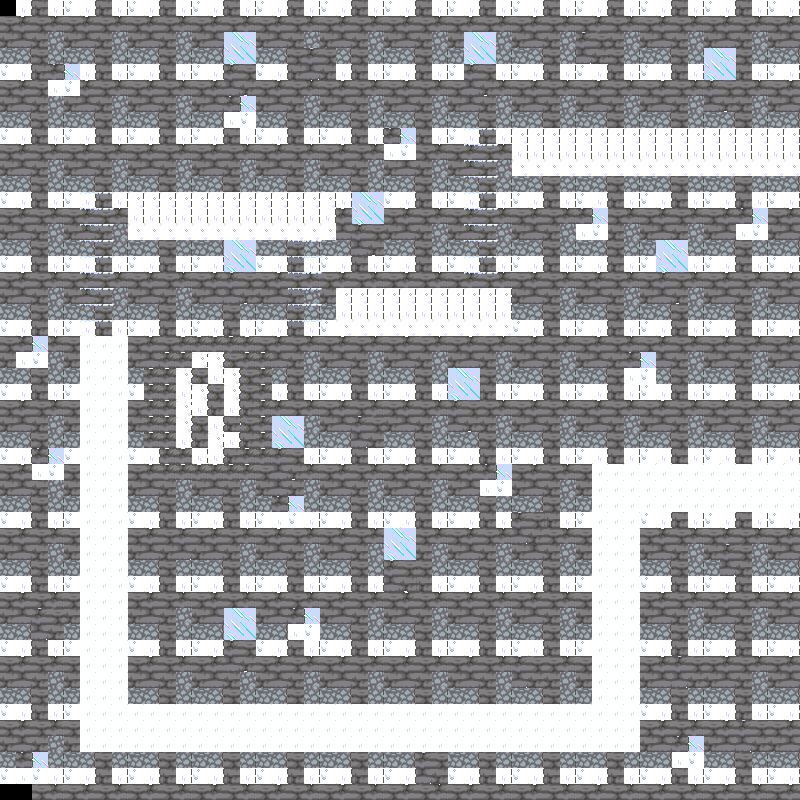

This game map was drawn from its Tiled (.tmx) file and the tilesets committed beside it. A one-line description and the trimmed map source follow:
An orthogonal 50x50 tile map with 16x16 px tiles, 2 tile layers (background, Kachelebene 1).

<map version="1.2" tiledversion="1.3.4" orientation="orthogonal" renderorder="right-down" width="50" height="50" tilewidth="16" tileheight="16" infinite="0" nextlayerid="4" nextobjectid="1">
 <tileset firstgid="1" source="textures/IceTileset.tsx" />
 <layer id="3" name="background" width="50" height="50">
  <data>[2500 cells, 2500 non-empty, 17 distinct tile ids]</data>
 </layer>
 <layer id="1" name="Kachelebene 1" width="50" height="50">
  <data>[2500 cells, 691 non-empty, 28 distinct tile ids]</data>
 </layer>
</map>
